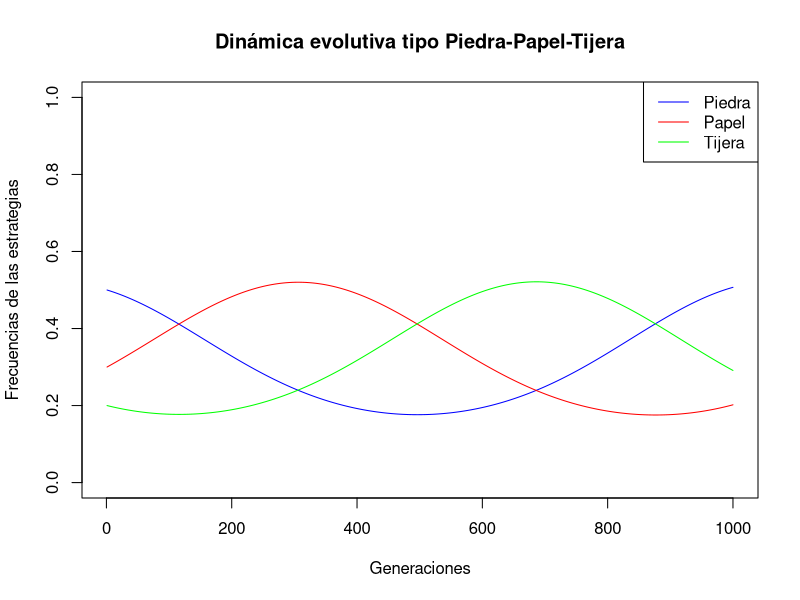

Generate this figure with R:

###########################################################
# Simulación de un juego evolutivo tipo Piedra-Papel-Tijera 
###########################################################

# Condiciones iniciales: 

# Frecuencias iniciales definidas por usuario:
Frecuencias <- c(0.5,0.3,0.2) # Piedra, Papel, Tijera

# Frecuencias iniciales  aleatorias:

# set.seed(123)  # Para reproducibilidad
# Frecuencias <- runif(3) # se asigna de forma aleatoria 
# las Frecuencias iniciales de las 3 estrategias

Frecuencias <- Frecuencias / sum(Frecuencias)  # Normalizar para que las
# Frecuencias sumen 1

# Parámetros de la simulación:
Generaciones <- 1000  # Número de pasos temporales
dt <- 0.01            # Tamaño del paso temporal

# Matriz de pagos:
Matriz_Pagos <- matrix(c( 0, -1,  1,    # Piedra vs Piedra, Papel, Tijera
                          1,  0, -1,   # Papel vs Piedra, Papel, Tijera
                         -1,  1,  0),  # Tijera vs Piedra, Papel, Tijera
                       nrow = 3, byrow = TRUE)
rownames(Matriz_Pagos) <- c("Piedra", "Papel", "Tijera")
colnames(Matriz_Pagos) <- c("Piedra", "Papel", "Tijera")

Matriz_Pagos

# Función para calcular el fitness de cada estrategia:
Calcular_Fitness <- function(Frecuencias, Matriz_Pagos) {
  Fitness <- Matriz_Pagos %*% Frecuencias  # Multiplicación matricial (fitness esperado)
  return(Fitness)
}

# Ecuación de la dinámica:
Dinamica <- function(Frecuencias, Fitness) {
  Fitness_Promedio <- sum(Frecuencias * Fitness)  # Aptitud promedio de la población
  d_Frecuencias <- Frecuencias * (Fitness - Fitness_Promedio)  # Cambio en Frecuenciass 
                                                               # (OJO: en tiempo continuo)
  return(d_Frecuencias)
}

# Matriz para almacenar las Frecuencias a lo largo del tiempo:
Resultado <- matrix(NA, nrow = Generaciones, ncol = 3)
Resultado[1, ] <- Frecuencias

# Simulación:
for (t in 2:Generaciones) {
  Fitness <- Calcular_Fitness(Resultado[t-1, ], Matriz_Pagos)
  d_Frecuencias <- Dinamica(Resultado[t-1, ], Fitness)
  Resultado[t, ] <- Resultado[t-1, ] + dt * d_Frecuencias
  
  # Asegurar que las Frecuencias permanezcan entre 0 y 1 y sumen 1
  Resultado[t, ] <- pmax(Resultado[t, ], 0)  # Evitar negativos
  Resultado[t, ] <- Resultado[t, ] / sum(Resultado[t, ])  # Renormalizar
}

# Graficar los resultados:
plot(1:Generaciones, Resultado[, 1], 
     type = "l", 
     col = "blue", 
     ylim = c(0, 1),
     xlab = "Generaciones", ylab = "Frecuencias de las estrategias", 
     main = "Dinámica evolutiva tipo Piedra-Papel-Tijera")
lines(1:Generaciones, Resultado[, 2], col = "red")
lines(1:Generaciones, Resultado[, 3], col = "green")
legend("topright", legend = c("Piedra", "Papel", "Tijera"), 
       col = c("blue", "red", "green"), lty = 1)

# Inspirado en: Alonzo, Suzanne H.; Sinervo, Barry. 2001. 
# Mate choice games, context-dependent good genes, and 
# genetic cycles in the side-blotched lizard, Uta stansburiana. 
# Behavioral Ecology and Sociobiology. 49 (2–3): 176–186.

# Deducción de la ecuación dinámica para 
# haploides en tiempo continuo:

# https://n9.cl/5riiv

# Ojo: Ecuación con el punto rojo

